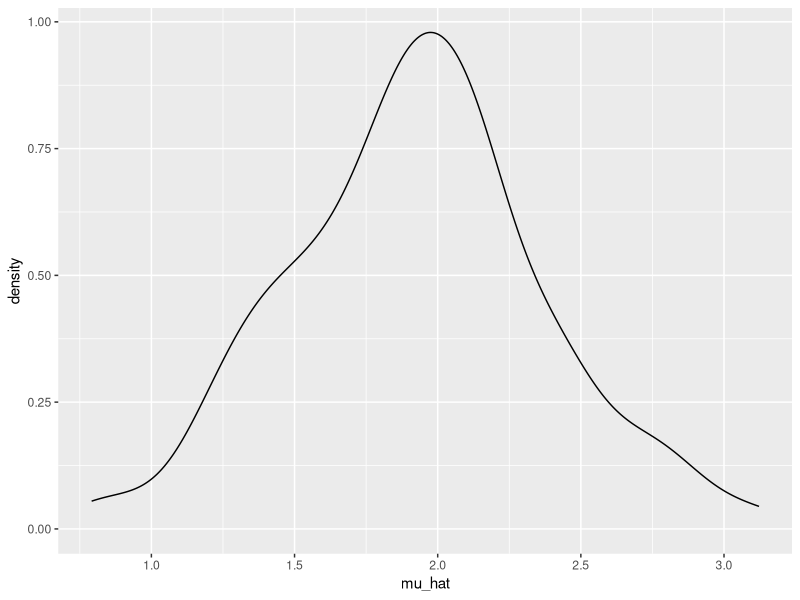
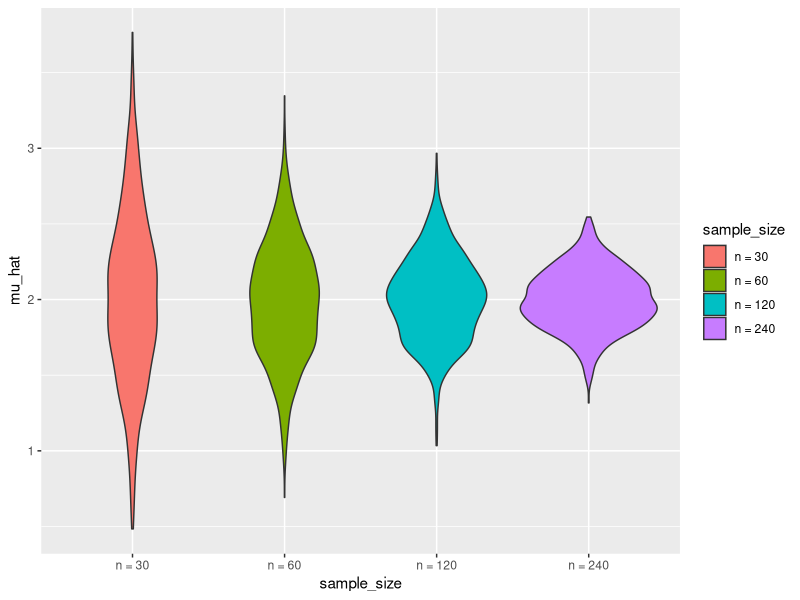
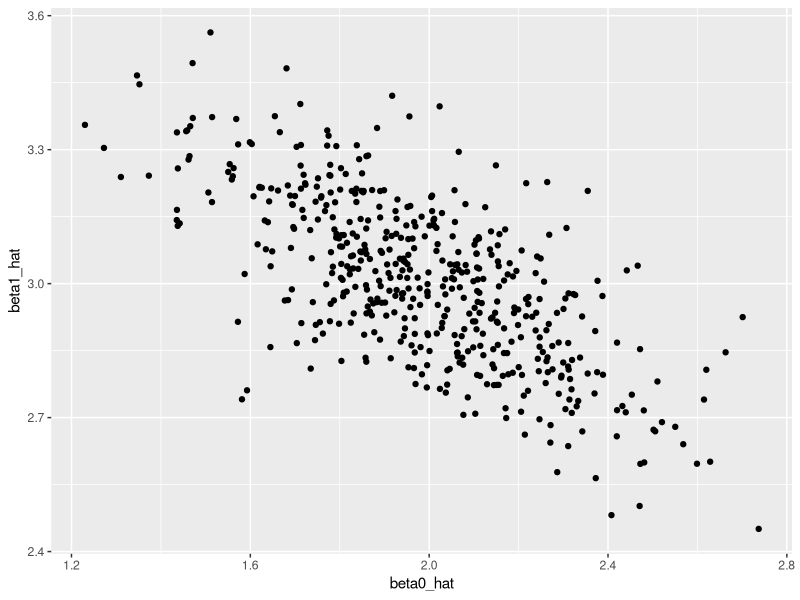
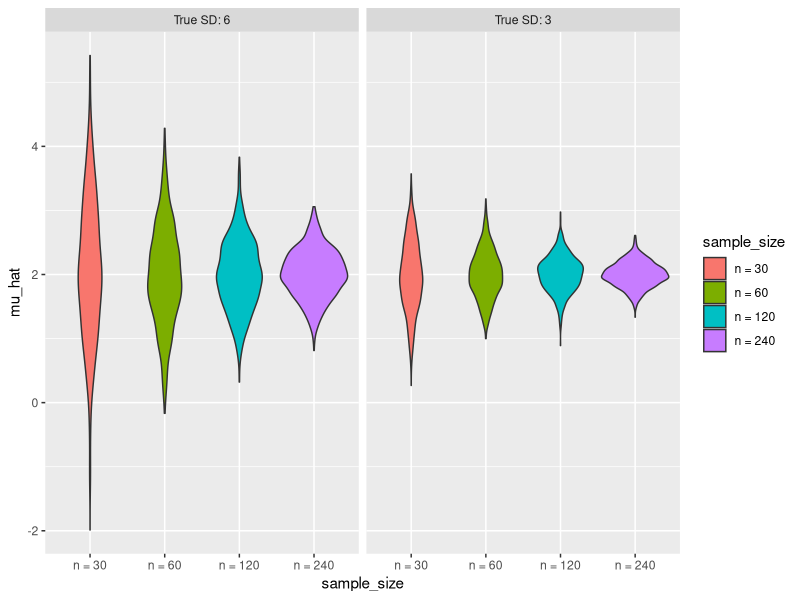

Write the R code that produced these figures, in order.
## ---- chunk 1
library(tidyverse)

set.seed(1)
## ---- chunk 2
sim_mean_sd = function(n, mu = 2, sigma = 3) {
  
  sim_data = tibble(
    x = rnorm(n, mean = mu, sd = sigma),
  )
  
  sim_data |> 
    summarize(
      mu_hat = mean(x),
      sigma_hat = sd(x)
    )
}
## ---- chunk 3
output = vector("list", 100)

for (i in 1:100) {
  output[[i]] = sim_mean_sd(30)
}

sim_results = bind_rows(output)
## ---- chunk 4
rerun(100, sim_mean_sd(30)) |> 
  bind_rows()

#now has been changed into
map(1:100, ~sim_mean_sd(30)) |> 
  bind_rows()

# for more convenience, we could use this to save function writing
sim_results_df =   
  map(1:100, \(i) sim_mean_sd(30, 2, 3)) |> 
  bind_rows()
## ---- chunk 5
sim_results_df = 
  expand_grid(
    sample_size = 30,
    iter = 1:100
  ) |> 
  mutate(
    estimate_df = map(sample_size, sim_mean_sd)
  ) |> 
  unnest(estimate_df)

# which is still a good way
## ---- chunk 6
sim_results_df |> 
  ggplot(aes(x = mu_hat)) + 
  geom_density()

sim_results_df |> 
  pivot_longer(
    mu_hat:sigma_hat,
    names_to = "parameter", 
    values_to = "estimate") |> 
  group_by(parameter) |> 
  summarize(
    emp_mean = mean(estimate),
    emp_sd = sd(estimate)) |> 
  knitr::kable(digits = 3)
# analyze the two plots 
## ---- chunk 7
sim_results_df = 
  expand_grid(
    sample_size = c(30, 60, 120, 240),
    iter = 1:1000
  ) |> 
  mutate(
    estimate_df = map(sample_size, sim_mean_sd)
  ) |> 
  unnest(estimate_df)

# str_c add some words in front of something
# fct_inorder is to sort the factor in the order of the variables you choose

# violin plot and boxplot transfer
## ---- chunk 8
sim_results_df |> 
  mutate(
    sample_size = str_c("n = ", sample_size),
    sample_size = fct_inorder(sample_size)) |> 
  ggplot(aes(x = sample_size, y = mu_hat, fill = sample_size)) + 
  geom_violin()
## ---- chunk 9
sim_results_df |> 
  pivot_longer(
    mu_hat:sigma_hat,
    names_to = "parameter", 
    values_to = "estimate") |> 
  group_by(parameter, sample_size) |> 
  summarize(
    emp_mean = mean(estimate),
    emp_var = var(estimate)) |> 
  knitr::kable(digits = 3)
## ---- chunk 10
sim_regression = function(n, beta0 = 2, beta1 = 3) {
  
  sim_data = 
    tibble(
      x = rnorm(n, mean = 1, sd = 1),
      y = beta0 + beta1 * x + rnorm(n, 0, 1)
    )
  
  ls_fit = lm(y ~ x, data = sim_data)
  
  tibble(
    beta0_hat = coef(ls_fit)[1],
    beta1_hat = coef(ls_fit)[2]
  )
}
## ---- chunk 11
sim_results_df = 
  expand_grid(
    sample_size = 30,
    iter = 1:500
  ) |> 
  mutate(
    estimate_df = map(sample_size, sim_regression)
  ) |> 
  unnest(estimate_df)
## ---- chunk 12
sim_results_df |> 
  ggplot(aes(x = beta0_hat, y = beta1_hat)) + 
  geom_point()
## ---- chunk 13
sim_results_df = 
  expand_grid(
    sample_size = c(30, 60, 120, 240),
    true_sd = c(6, 3),
    iter = 1:1000
  ) |> 
  mutate(
    estimate_df = 
      map2(sample_size, true_sd, \(n, sd) sim_mean_sd(n = n, sigma = sd))
  ) |> 
  unnest(estimate_df)
## ---- chunk 14
sim_results_df |> 
  mutate(
    true_sd = str_c("True SD: ", true_sd),
    true_sd = fct_inorder(true_sd),
    sample_size = str_c("n = ", sample_size),
    sample_size = fct_inorder(sample_size)) |> 
  ggplot(aes(x = sample_size, y = mu_hat, fill = sample_size)) + 
  geom_violin() + 
  facet_grid(. ~ true_sd)
